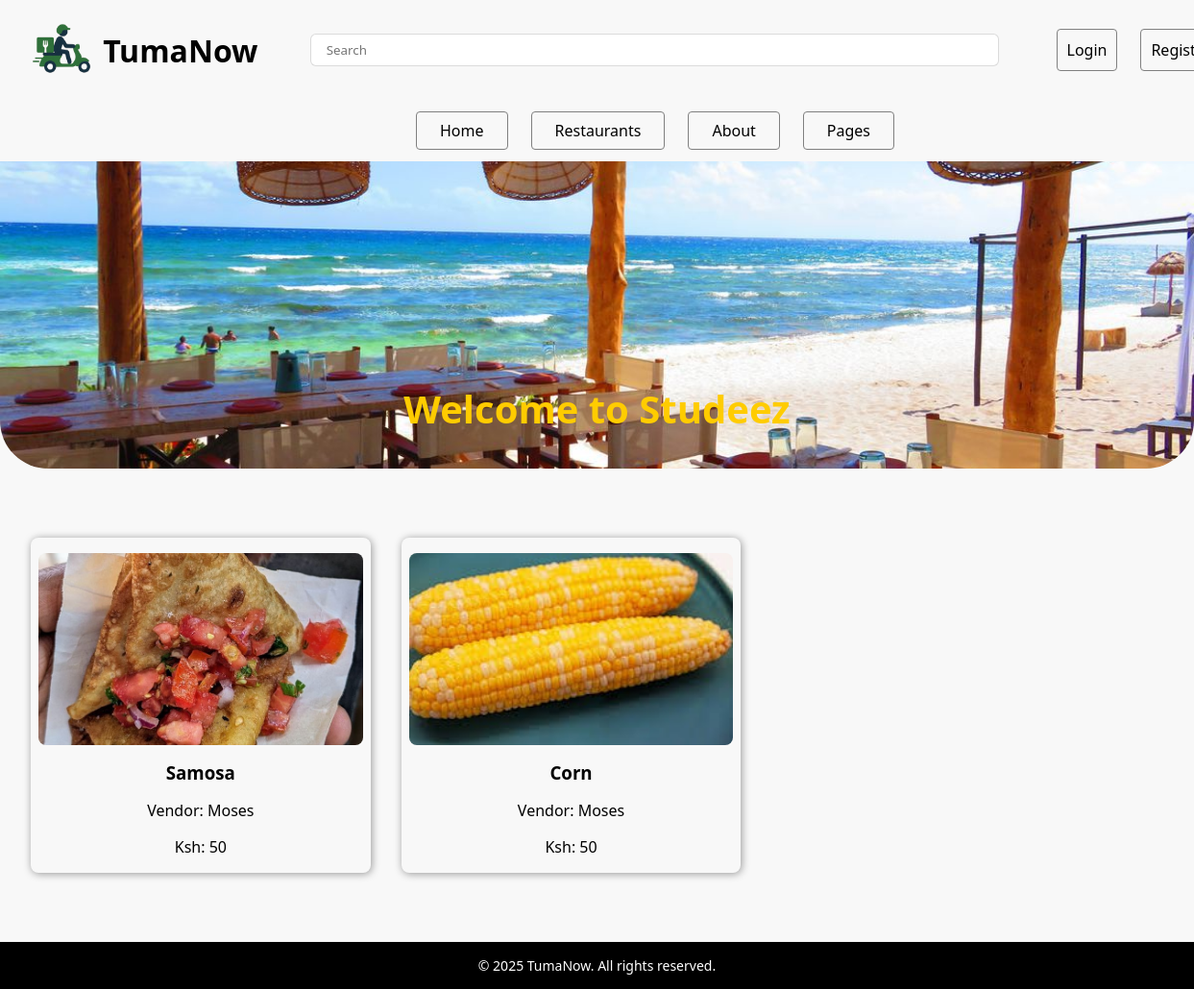
The page /restaurant/2/ on the database its author committed.
### Tumanow_app/models.py (models this page shows, shortened)
class Restaurant(models.Model):
    CATEGORY_CHOICE = [
        ('TD', 'Traditional Dishes'),
        ('FF', 'Fast Food'),
        ('S', 'Snacks'),
        ('HB', 'Hot Beverages'),
        ('CB', 'Cold Beverages')
    ]
    name = models.CharField(max_length=100)
    email = models.EmailField()
    phone_number = PhoneNumberField()
    image = models.ImageField(upload_to='restaurants', default='deliveryicons.jpg')
    description = models.TextField(blank=True, null=True)
    category = models.CharField(max_length=2, choices=CATEGORY_CHOICE)

class Product(models.Model):
    vendor = models.ForeignKey(Vendor, on_delete=CASCADE)
    name = models.CharField(max_length=100)
    price = models.PositiveIntegerField()
    image = models.ImageField(upload_to='product_images/')
    restaurant = models.ForeignKey('Restaurant', on_delete=models.CASCADE, related_name='menu_items')

class Vendor(models.Model):
    user = models.OneToOneField(User, on_delete=CASCADE)
    vendor_name = models.CharField(max_length=100)
    phone_number = PhoneNumberField()
    restaurant = models.ForeignKey('Restaurant', on_delete=models.CASCADE, related_name='vendor_name')
    def __str__(self):
        return self.vendor_name

### Tumanow_app/views.py (the view)
# urls.py: path('restaurant/<int:id>/', views.restaurant, name='restaurant'),
def restaurant(request, id):
    restaurant = get_object_or_404(Restaurant, pk=id)
    menus = restaurant.menu_items.all()
    context = {
        'restaurant': restaurant,
        'menus': menus,
    }
    return render(request, 'restaurant.html', context)

### Tumanow_app/templates/restaurant.html (shortened to what this page needs)
{% extends 'base.html' %}
{% load static %}
{% block static_inclusions %}
<link rel="stylesheet" href="{% static 'menu.css' %}" />
{% endblock %}
{% block main %}
<main>
    <section class="vendors-container">
        <div class="intro">
            <img src="{{restaurant.image.url}}" />
            <div class="text">
                <h2>Welcome to {{ restaurant.name }}</h2>
            </div>
        </div>
        <div class="vendors-grid">
            {% for menu in menus %}
             <a href="{% url 'checkout' id=menu.id %}" class="vendor-card">
                <img src="{{ menu.image.url }}" alt="Wajeff">
                <h3>{{ menu.name }}</h3>
                <p>Vendor: {{ menu.vendor }}</p>
                <p>Ksh: {{ menu.price }}</p>
            </a>
            {% endfor %}
        </div>
    </section>
</main>
{% endblock %}

### Tumanow_app/static/styles.css (style rules this page uses)
* { margin: 0; padding: 0; box-sizing: border-box; font-family: system-ui, -apple-system, "Segoe UI", Roboto, "Helvetica Neue", Arial, "Noto Sans", sans-serif, "Apple Color Emoji", "Segoe UI Emoji", "Segoe UI Symbol", "Noto Color Emoji"; }
body { font-family: 'Poppins', sans-serif; margin: 0; padding: 0; text-align: center; background-color: #f8f8f8; }
main { min-height: 74vh; }

### Tumanow_app/static/menu.css (style rules this page uses)
.vendors-container { width: 100%; height: auto; text-align: center; display: flex; flex-direction: column; gap: 5vh; }
.vendors-container > .intro { width: 100%; height: 40vh; position: relative; }
.vendors-container > .intro > img { width: 100%; height: 100%; object-fit: cover; border-bottom-left-radius: 50px; border-bottom-right-radius: 50px; }
.vendors-container > .intro > .text { position: absolute; bottom: 1vh; left: 50%; transform: translate(-50%, -50%); color: #ffcc00; }
.vendors-container > .intro > .text > h2 { font-size: 2.5rem; }
.vendors-container > .vendors-grid { width: 100%; padding: 4vh; display: flex; flex-wrap: wrap; gap: 4vh; }
.vendors-container > .vendors-grid > a { width: 30%; height: auto; text-decoration: none; color: black; border-radius: 1vh; overflow: hidden; box-shadow: 1px 1px 8px rgba(0, 0, 0, 0.4); transition: 0.3s; display: flex; flex-direction: column; align-items: center; gap: 2vh; padding: 2vh 1vh; }
.vendors-container > .vendors-grid > a > img { width: 100%; height: 25vh; object-fit: cover; border-radius: inherit; }

### rows shown on the page
Restaurant: image (picture), name "Studeez"
Product: image (picture), name "Samosa", vendor "Moses", price "50"
Product: image (picture), name "Corn", vendor "Moses", price "50"
